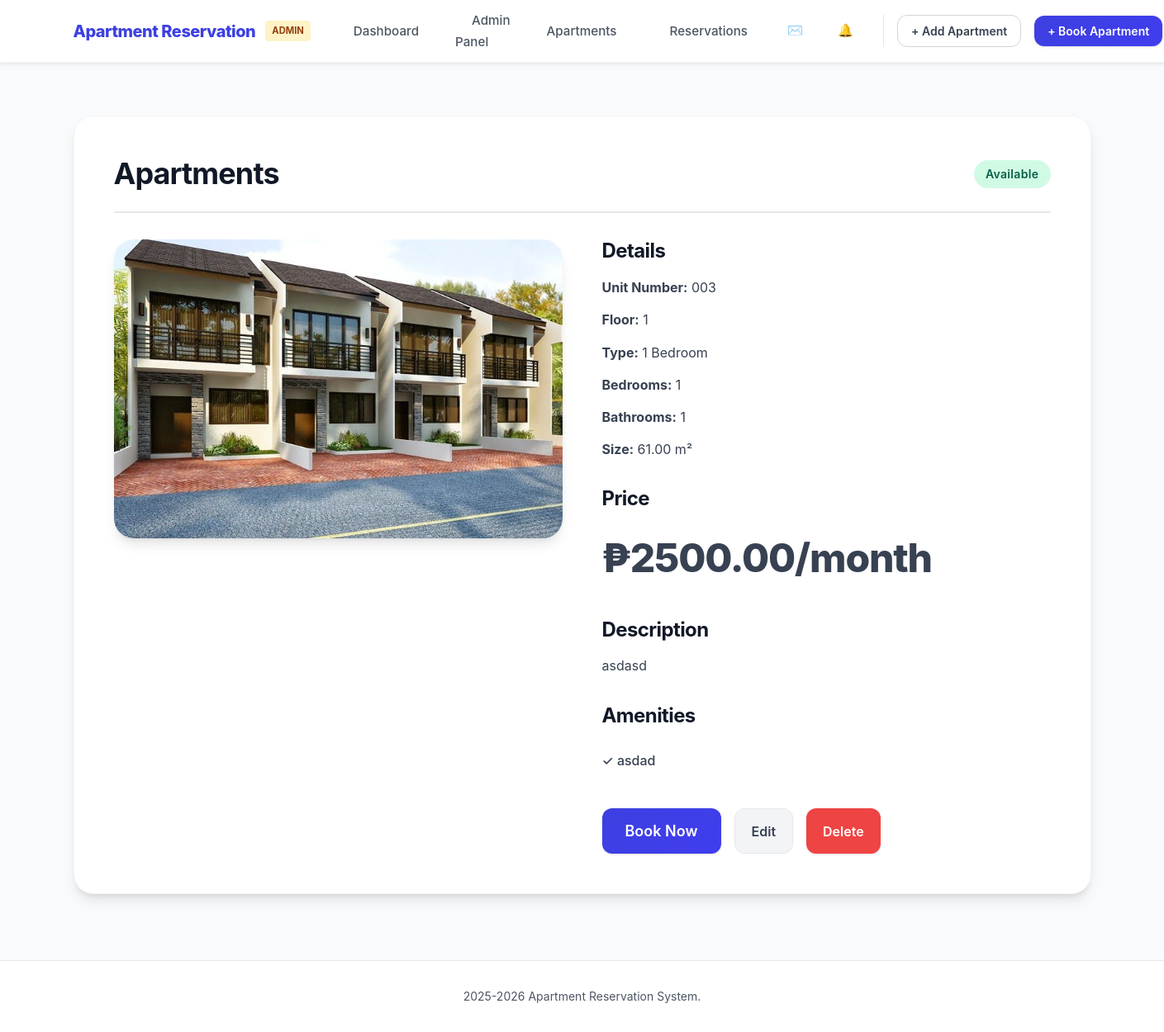
The page /apartments/4/ (signed in) on the database its author committed.
### reservations/models.py (models this page shows, shortened)
class Apartment(models.Model):
    STATUS_CHOICES = [
        ('available', 'Available'),
        ('occupied', 'Occupied'),
        ('maintenance', 'Maintenance'),
    ]
    APARTMENT_TYPES = [
        ('studio', 'Studio'),
        ('1br', '1 Bedroom'),
        ('2br', '2 Bedrooms'),
        ('3br', '3 Bedrooms'),
        ('penthouse', 'Penthouse'),
    ]
    name = models.CharField(max_length=100, verbose_name="Compound Name")
    apartment_type = models.CharField(max_length=20, choices=APARTMENT_TYPES)
    floor = models.IntegerField(validators=[MinValueValidator(1), MaxValueValidator(50)])
    unit_number = models.CharField(max_length=10, unique=True, verbose_name="Unit/House Number")
    price_per_month = models.DecimalField(max_digits=10, decimal_places=2)
    size_sqm = models.DecimalField(max_digits=6, decimal_places=2)
    bedrooms = models.IntegerField(validators=[MinValueValidator(0)])
    bathrooms = models.IntegerField(validators=[MinValueValidator(1)])
    status = models.CharField(max_length=20, choices=STATUS_CHOICES, default='available')
    description = models.TextField()
    amenities = models.TextField(help_text='Comma-separated amenities')
    image = models.ImageField(upload_to='apartments/', blank=True, null=True)
    created_at = models.DateTimeField(auto_now_add=True)
    updated_at = models.DateTimeField(auto_now=True)
    class Meta:
        ordering = ['floor', 'unit_number']
    def get_amenities_list(self):
        return [a.strip() for a in self.amenities.split(',') if a.strip()]

### reservations/views.py (the view)
# urls.py: path('apartments/<int:pk>/', views.apartment_detail_view, name='apartment_detail'),
@login_required
def apartment_detail_view(request, pk):
    apartment = get_object_or_404(Apartment, pk=pk)
    return render(request, 'reservations/apartment_detail.html', {'apartment': apartment})

### reservations/templates/reservations/apartment_detail.html (shortened to what this page needs)
{% extends 'base.html' %}
{% block content %}
<div class="container">
    <div class="apartment-detail">
        <div class="apartment-detail-header">
            <h1>{{ apartment.name }}</h1>
            <span class="badge badge-{{ apartment.status }}">{{ apartment.get_status_display }}</span>
        </div>
        <div class="apartment-detail-grid">
            <div class="apartment-detail-image">
                {% if apartment.image %}
                <img src="{{ apartment.image.url }}" alt="{{ apartment.name }}" onerror="this.onerror=null; this.parentElement.innerHTML='<div class=\'apartment-placeholder-large\'>🏢<br><small style=\'font-size: 1rem;\'>Image not found</small></div>';">
                {% else %}
                <div class="apartment-placeholder-large"><br><small style="font-size: 1rem; font-weight: normal;">No image uploaded</small></div>
                {% endif %}
            </div>
            <div class="apartment-detail-info">
                <div class="info-section">
                    <h2>Details</h2>
                    <p><strong>Unit Number:</strong> {{ apartment.unit_number }}</p>
                    <p><strong>Floor:</strong> {{ apartment.floor }}</p>
                    <p><strong>Type:</strong> {{ apartment.get_apartment_type_display }}</p>
                    <p><strong>Bedrooms:</strong> {{ apartment.bedrooms }}</p>
                    <p><strong>Bathrooms:</strong> {{ apartment.bathrooms }}</p>
                    <p><strong>Size:</strong> {{ apartment.size_sqm }} m²</p>
                </div>
                <div class="info-section">
                    <h2>Price</h2>
                    <p class="price-large">₱{{ apartment.price_per_month|floatformat:2 }}/month</p>
                </div>
                <div class="info-section">
                    <h2>Description</h2>
                    <p>{{ apartment.description }}</p>
                </div>
                <div class="info-section">
                    <h2>Amenities</h2>
                    <ul class="amenities-list">
                        {% for amenity in apartment.get_amenities_list %}
                        <li>✓ {{ amenity }}</li>
                        {% endfor %}
                    </ul>
                </div>
                <div class="detail-actions">
                    {% if apartment.status == 'available' %}
                    <a href="{% url 'reservation_create' %}?apartment={{ apartment.pk }}" class="btn btn-primary btn-lg">Book Now</a>
                    {% endif %}
                    {% if user.is_staff %}
                    <a href="{% url 'apartment_update' apartment.pk %}" class="btn btn-secondary">Edit</a>
                    <a href="{% url 'apartment_delete' apartment.pk %}" class="btn btn-danger">Delete</a>
                    {% endif %}
                </div>
            </div>
        </div>
    </div>
</div>
{% endblock %}

### rows shown on the page
Apartment: name "Apartments", status "Available", image (picture), unit_number "003", floor "1", apartment_type "1 Bedroom", bedrooms "1", bathrooms "1", size_sqm "61.00", price_per_month "2500.00", description "asdasd", get_amenities_list "asdad"
